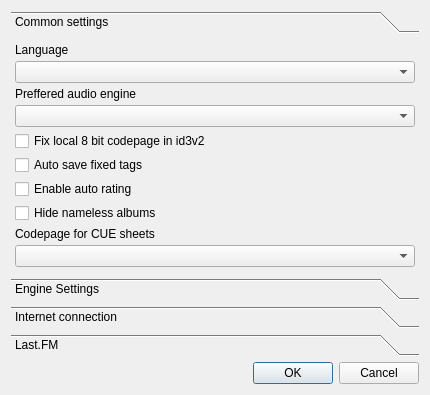
<ui version="4.0" >
 <class>Settings</class>
 <widget class="QDialog" name="Settings" >
  <property name="geometry" >
   <rect>
    <x>0</x>
    <y>0</y>
    <width>430</width>
    <height>395</height>
   </rect>
  </property>
  <property name="windowTitle" >
   <string>Preferences</string>
  </property>
  <layout class="QVBoxLayout" >
   <item>
    <widget class="QToolBox" name="toolBox" >
     <property name="currentIndex" >
      <number>0</number>
     </property>
     <widget class="QWidget" name="page" >
      <property name="geometry" >
       <rect>
        <x>0</x>
        <y>0</y>
        <width>412</width>
        <height>226</height>
       </rect>
      </property>
      <attribute name="label" >
       <string>Common settings</string>
      </attribute>
      <attribute name="icon" >
       <iconset resource="resource.qrc" >:/icons/settings.png</iconset>
      </attribute>
      <layout class="QGridLayout" >
       <property name="leftMargin" >
        <number>4</number>
       </property>
       <property name="topMargin" >
        <number>4</number>
       </property>
       <property name="rightMargin" >
        <number>4</number>
       </property>
       <property name="bottomMargin" >
        <number>4</number>
       </property>
       <property name="horizontalSpacing" >
        <number>4</number>
       </property>
       <property name="verticalSpacing" >
        <number>4</number>
       </property>
       <item row="0" column="0" >
        <widget class="QLabel" name="label_2" >
         <property name="text" >
          <string>Language</string>
         </property>
        </widget>
       </item>
       <item row="1" column="0" >
        <widget class="QComboBox" name="comboBox_language" />
       </item>
       <item row="2" column="0" >
        <widget class="QLabel" name="label" >
         <property name="text" >
          <string>Preffered audio engine</string>
         </property>
        </widget>
       </item>
       <item row="3" column="0" >
        <widget class="QComboBox" name="comboBox_engine" />
       </item>
       <item row="10" column="0" >
        <spacer>
         <property name="orientation" >
          <enum>Qt::Vertical</enum>
         </property>
         <property name="sizeHint" >
          <size>
           <width>20</width>
           <height>40</height>
          </size>
         </property>
        </spacer>
       </item>
       <item row="4" column="0" >
        <widget class="QCheckBox" name="checkBox_autofix8bit" >
         <property name="text" >
          <string>Fix local 8 bit codepage in id3v2</string>
         </property>
        </widget>
       </item>
       <item row="5" column="0" >
        <widget class="QCheckBox" name="checkBox_autosave" >
         <property name="text" >
          <string>Auto save fixed tags</string>
         </property>
        </widget>
       </item>
       <item row="6" column="0" >
        <widget class="QCheckBox" name="checkBox_autorating" >
         <property name="text" >
          <string>Enable auto rating</string>
         </property>
        </widget>
       </item>
       <item row="8" column="0" >
        <widget class="QLabel" name="label_3" >
         <property name="text" >
          <string>Codepage for CUE sheets</string>
         </property>
        </widget>
       </item>
       <item row="9" column="0" >
        <widget class="QComboBox" name="comboBox_cue" />
       </item>
       <item row="7" column="0" >
        <widget class="QCheckBox" name="checkBox_hideEmpty" >
         <property name="text" >
          <string>Hide nameless albums</string>
         </property>
        </widget>
       </item>
      </layout>
     </widget>
     <widget class="QWidget" name="page_2" >
      <property name="geometry" >
       <rect>
        <x>0</x>
        <y>0</y>
        <width>98</width>
        <height>28</height>
       </rect>
      </property>
      <attribute name="label" >
       <string>Engine Settings</string>
      </attribute>
      <attribute name="icon" >
       <iconset resource="resource.qrc" >:/icons/def_genre.png</iconset>
      </attribute>
     </widget>
     <widget class="QWidget" name="page_3" >
      <property name="geometry" >
       <rect>
        <x>0</x>
        <y>0</y>
        <width>412</width>
        <height>226</height>
       </rect>
      </property>
      <attribute name="label" >
       <string>Internet connection</string>
      </attribute>
      <attribute name="icon" >
       <iconset resource="resource.qrc" >:/icons/internet.png</iconset>
      </attribute>
      <layout class="QGridLayout" >
       <property name="leftMargin" >
        <number>4</number>
       </property>
       <property name="topMargin" >
        <number>4</number>
       </property>
       <property name="rightMargin" >
        <number>4</number>
       </property>
       <property name="bottomMargin" >
        <number>4</number>
       </property>
       <property name="horizontalSpacing" >
        <number>4</number>
       </property>
       <property name="verticalSpacing" >
        <number>4</number>
       </property>
       <item row="0" column="0" >
        <widget class="QGroupBox" name="checkBox_proxyEnabled" >
         <property name="title" >
          <string>Use proxy</string>
         </property>
         <property name="flat" >
          <bool>true</bool>
         </property>
         <property name="checkable" >
          <bool>true</bool>
         </property>
         <property name="checked" >
          <bool>false</bool>
         </property>
         <layout class="QGridLayout" >
          <property name="leftMargin" >
           <number>0</number>
          </property>
          <property name="topMargin" >
           <number>0</number>
          </property>
          <property name="rightMargin" >
           <number>0</number>
          </property>
          <property name="bottomMargin" >
           <number>0</number>
          </property>
          <property name="horizontalSpacing" >
           <number>4</number>
          </property>
          <property name="verticalSpacing" >
           <number>4</number>
          </property>
          <item row="1" column="0" >
           <widget class="QLabel" name="label_4" >
            <property name="text" >
             <string>Proxy host</string>
            </property>
           </widget>
          </item>
          <item row="1" column="1" >
           <widget class="QLineEdit" name="lineEdit_proxyHost" />
          </item>
          <item row="2" column="0" >
           <widget class="QLabel" name="label_5" >
            <property name="text" >
             <string>Port</string>
            </property>
           </widget>
          </item>
          <item row="3" column="0" >
           <widget class="QLabel" name="label_6" >
            <property name="text" >
             <string>User name</string>
            </property>
           </widget>
          </item>
          <item row="4" column="0" >
           <widget class="QLabel" name="label_7" >
            <property name="text" >
             <string>Password</string>
            </property>
           </widget>
          </item>
          <item row="2" column="1" >
           <widget class="QSpinBox" name="spinBox_proxyPort" >
            <property name="maximum" >
             <number>65535</number>
            </property>
           </widget>
          </item>
          <item row="3" column="1" >
           <widget class="QLineEdit" name="lineEdit_proxyUser" />
          </item>
          <item row="4" column="1" >
           <widget class="QLineEdit" name="lineEdit_proxyPassword" >
            <property name="echoMode" >
             <enum>QLineEdit::Password</enum>
            </property>
           </widget>
          </item>
         </layout>
        </widget>
       </item>
       <item row="2" column="0" >
        <spacer>
         <property name="orientation" >
          <enum>Qt::Vertical</enum>
         </property>
         <property name="sizeHint" >
          <size>
           <width>20</width>
           <height>40</height>
          </size>
         </property>
        </spacer>
       </item>
       <item row="1" column="0" >
        <widget class="QCheckBox" name="checkBox_cacheInfo" >
         <property name="text" >
          <string>Cache downloaded information</string>
         </property>
        </widget>
       </item>
      </layout>
     </widget>
     <widget class="QWidget" name="page_4" >
      <property name="geometry" >
       <rect>
        <x>0</x>
        <y>0</y>
        <width>156</width>
        <height>130</height>
       </rect>
      </property>
      <attribute name="label" >
       <string>Last.FM</string>
      </attribute>
      <attribute name="icon" >
       <iconset resource="resource.qrc" >:/icons/lastfm.png</iconset>
      </attribute>
      <layout class="QGridLayout" >
       <property name="leftMargin" >
        <number>4</number>
       </property>
       <property name="topMargin" >
        <number>4</number>
       </property>
       <property name="rightMargin" >
        <number>4</number>
       </property>
       <property name="bottomMargin" >
        <number>4</number>
       </property>
       <property name="horizontalSpacing" >
        <number>4</number>
       </property>
       <property name="verticalSpacing" >
        <number>4</number>
       </property>
       <item row="0" column="0" >
        <widget class="QGroupBox" name="checkBox_lastfmScrobbling" >
         <property name="title" >
          <string>Enable Last.FM scrobbling</string>
         </property>
         <property name="flat" >
          <bool>true</bool>
         </property>
         <property name="checkable" >
          <bool>true</bool>
         </property>
         <property name="checked" >
          <bool>false</bool>
         </property>
         <layout class="QGridLayout" >
          <property name="leftMargin" >
           <number>0</number>
          </property>
          <property name="topMargin" >
           <number>0</number>
          </property>
          <property name="rightMargin" >
           <number>0</number>
          </property>
          <property name="bottomMargin" >
           <number>0</number>
          </property>
          <property name="horizontalSpacing" >
           <number>4</number>
          </property>
          <property name="verticalSpacing" >
           <number>4</number>
          </property>
          <item row="1" column="0" >
           <widget class="QLabel" name="label_8" >
            <property name="text" >
             <string>User name</string>
            </property>
           </widget>
          </item>
          <item row="2" column="0" >
           <widget class="QLabel" name="label_9" >
            <property name="text" >
             <string>Password</string>
            </property>
           </widget>
          </item>
          <item row="1" column="1" >
           <widget class="QLineEdit" name="lineEdit_lastfmUser" />
          </item>
          <item row="2" column="1" >
           <widget class="QLineEdit" name="lineEdit_lastfmPassword" >
            <property name="echoMode" >
             <enum>QLineEdit::Password</enum>
            </property>
           </widget>
          </item>
         </layout>
        </widget>
       </item>
       <item row="3" column="0" >
        <spacer>
         <property name="orientation" >
          <enum>Qt::Vertical</enum>
         </property>
         <property name="sizeHint" >
          <size>
           <width>20</width>
           <height>40</height>
          </size>
         </property>
        </spacer>
       </item>
      </layout>
     </widget>
    </widget>
   </item>
   <item>
    <widget class="QDialogButtonBox" name="buttonBox" >
     <property name="layoutDirection" >
      <enum>Qt::LeftToRight</enum>
     </property>
     <property name="orientation" >
      <enum>Qt::Horizontal</enum>
     </property>
     <property name="standardButtons" >
      <set>QDialogButtonBox::Cancel|QDialogButtonBox::NoButton|QDialogButtonBox::Ok</set>
     </property>
     <property name="centerButtons" >
      <bool>false</bool>
     </property>
    </widget>
   </item>
  </layout>
 </widget>
 <resources>
  <include location="resource.qrc" />
 </resources>
 <connections>
  <connection>
   <sender>buttonBox</sender>
   <signal>accepted()</signal>
   <receiver>Settings</receiver>
   <slot>accept()</slot>
   <hints>
    <hint type="sourcelabel" >
     <x>248</x>
     <y>254</y>
    </hint>
    <hint type="destinationlabel" >
     <x>157</x>
     <y>274</y>
    </hint>
   </hints>
  </connection>
  <connection>
   <sender>buttonBox</sender>
   <signal>rejected()</signal>
   <receiver>Settings</receiver>
   <slot>reject()</slot>
   <hints>
    <hint type="sourcelabel" >
     <x>316</x>
     <y>260</y>
    </hint>
    <hint type="destinationlabel" >
     <x>286</x>
     <y>274</y>
    </hint>
   </hints>
  </connection>
 </connections>
</ui>
